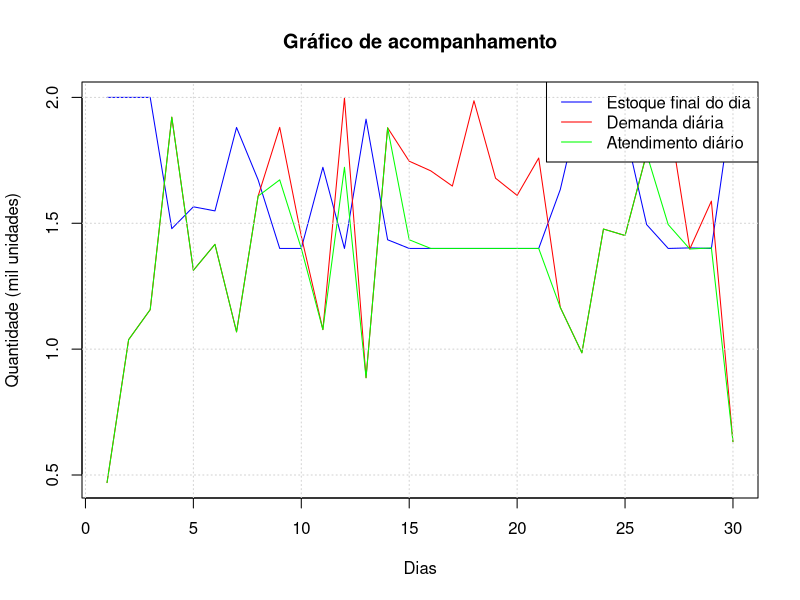

This figure's R source:

# A

# Número de dias simulados
n <- 10000

# Geração de variáveis uniformes
U <- runif(n, 0, 1)

# Geração da demanda diária (em milhares de unidades)
X <- (8 * U)^(1/3)

# Verificar em quantos dias a demanda excede o estoque disponível (1.2 mil unidades)
faltouProduto <- X > 1.2

# Estimar a probabilidade de falta de produto
probabilidade <- mean(faltouProduto)

cat("Estimativa de P(X > 1.2):", 
    round(probabilidade, 4), "\n")


# Possível solução 2

fx <- function(x)
{
  return ((3 * x^2) / 8)
}

a <- 1.2  # Limite inferior
b <- 2    # Limite superior

resultado <- integrate(fx, lower = a, upper = b)
print(resultado)

probabilidade <- resultado$value
erro <- resultado$abs.error

cat("Estimativa de P(X > 1.2):",
    round(probabilidade, 4),
    "Erro estimado:", erro, "\n")



# b) Simulação da operação por 30 dias

# Parâmetros
N <- 30                      # número de dias
S_max <- 2.0                 # estoque máximo (mil unidades)
R <- 1.4                     # quantidade reposta diariamente (mil unidades)
estoque <- 1.6               # estoque inicial (mil unidades)

demandaTotal <- 0
atendidaTotal <- 0
diasFalta <- 0

estoquesFinais <- numeric(N)
estoquesIniciais <- numeric(N)
demandas <- numeric(N)
atendimentos <- numeric(N)
naoAtendimentos <- numeric(N)

# Simulação para N dias
for (i in 1:N)
{
  # Gerando demanda aleatória via método da inversa
  U <- runif(1)
  demanda <- (8 * U)^(1/3)
  
  estoquesIniciais[i] <- estoque
  
  # Registrando a demanda
  demandaTotal <- demandaTotal + demanda
  demandas[i] <- demanda
  
  # Verificando o atendimento
  falta <- 0
  atendida <- 0
  
  if (demanda <= estoque)
  {
    atendida <- demanda
  }
  else
  {
    atendida <- estoque
    falta <- demanda - estoque
    diasFalta <- diasFalta + 1
  }
  
  atendimentos[i] <- atendida
  naoAtendimentos[i] <- falta
  atendidaTotal <- atendidaTotal + atendida
  
  # Atualizando o estoque
  estoque <- estoque - atendida
  estoque <- min(estoque + R, S_max)
  
  estoquesFinais[i] <- estoque
}


# c) Cálculo dos indicadores e custos

custoProdutoEstocagem <- 0.5 # custo por unidade estocada
custoProdutoNaoAtendido <- 5 # custo por unidade não atendida

taxaAtendimento <- atendidaTotal / demandaTotal
estoqueMedio <- mean(estoquesFinais)

# Custo de estocagem
estoquesIniciaisUnidade <- estoquesIniciais * 1000
custoEstocagem <- sum(estoquesIniciaisUnidade) * custoProdutoEstocagem

# Custo de não atendimento
naoAtendimentosUnidade <- naoAtendimentos * 1000
custoNaoAtendimento <- sum(naoAtendimentosUnidade) * custoProdutoNaoAtendido

# Custo total
custoTotal <- custoEstocagem + custoNaoAtendimento

# Resultados
cat("Taxa média de atendimento:",
    round(taxaAtendimento, 4), "\n")

cat("Dias com falta de produto:",
    diasFalta, "\n")

cat("Estoque médio final do dia:",
    round(estoqueMedio, 3), "mil unidades\n")

cat("Custo estocagem: R$",
    round(custoEstocagem, 2), "\n")

cat("Custo não atendimento: R$",
    round(custoNaoAtendimento, 2), "\n")

cat("Custo total: R$",
    round(custoTotal, 2), "\n")


# d) Gráfico de acompanhamento

x <- 1:30
y1 <- estoquesFinais
y2 <- demandas
y3 <- atendimentos

# Criando o gráfico
plot(x, y1,
     type = "l",
     col = "blue",
     ylim = range(c(y1, y2, y3)),
     xlab = "Dias",
     ylab = "Quantidade (mil unidades)",
     main = "Gráfico de acompanhamento")

lines(x, y2, col = "red")
lines(x, y3, col = "green")

# Adicionando legenda
legend("topright",
       legend = c("Estoque final do dia",
                  "Demanda diária",
                  "Atendimento diário"),
       col = c("blue", "red", "green"),
       lty = 1)

grid()
